Frame 1 (no input): blank canvas, image omitted
Frame 60 (the mouse pressed at the canvas centre just before this capture): blank canvas, image omitted
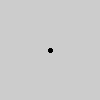
Frame 120 (the mouse held since frame 60 and released just before this capture)

The Processing sketch whose frames 1 and 60 were blank and that drew this single picture after the mouse press (run headless with seeded random() and noise(); from frame 60 on, the mouse is pressed at the canvas centre):

// Processing sketch: simpleDraw
// ── simpleDraw.pde
void setup() {
  strokeWeight(4);
}

void draw() {
  if(mousePressed) {
    point(mouseX, mouseY);
  }
}

void keyPressed() {
  save("simpleDraw.png");
}
